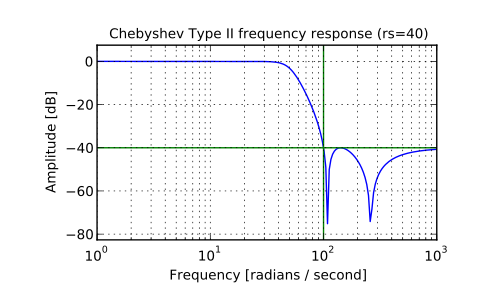

This chart was generated by the following Python code:
# Plot the filter's frequency response, showing the critical points:

from scipy import signal
import matplotlib.pyplot as plt

b, a = signal.cheby2(4, 40, 100, 'low', analog=True)
w, h = signal.freqs(b, a)
plt.plot(w, 20 * np.log10(abs(h)))
plt.xscale('log')
plt.title('Chebyshev Type II frequency response (rs=40)')
plt.xlabel('Frequency [radians / second]')
plt.ylabel('Amplitude [dB]')
plt.margins(0, 0.1)
plt.grid(which='both', axis='both')
plt.axvline(100, color='green') # cutoff frequency
plt.axhline(-40, color='green') # rs
plt.show()
